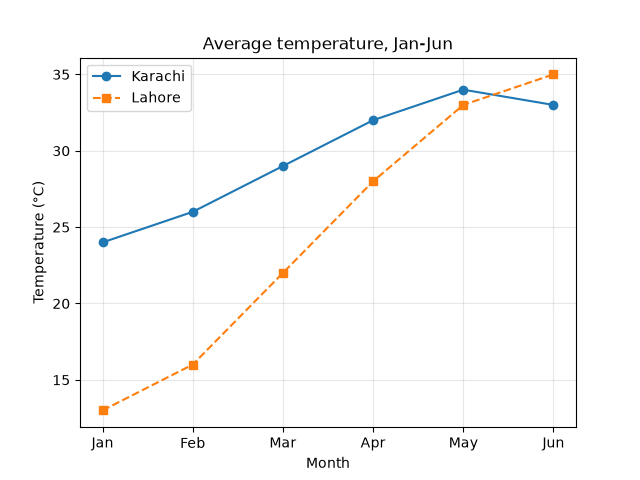

Reproduce this figure in Python.
# line_plot.py - a line plot shows CHANGE OVER TIME
import matplotlib
matplotlib.use("Agg")                 # save to file; remove this line to see a window
import matplotlib.pyplot as plt

months = ["Jan", "Feb", "Mar", "Apr", "May", "Jun"]
karachi = [24, 26, 29, 32, 34, 33]     # average temperature (made-up)
lahore = [13, 16, 22, 28, 33, 35]

# Draw two lines on the same axes
plt.plot(months, karachi, marker="o", label="Karachi")
plt.plot(months, lahore, marker="s", linestyle="--", label="Lahore")

# Always add a title, axis labels and a legend
plt.title("Average temperature, Jan-Jun")
plt.xlabel("Month")
plt.ylabel("Temperature (°C)")
plt.legend()
plt.grid(alpha=0.3)                    # light grid helps reading values

plt.savefig("line_plot.png", dpi=100)
print("Saved line_plot.png")
